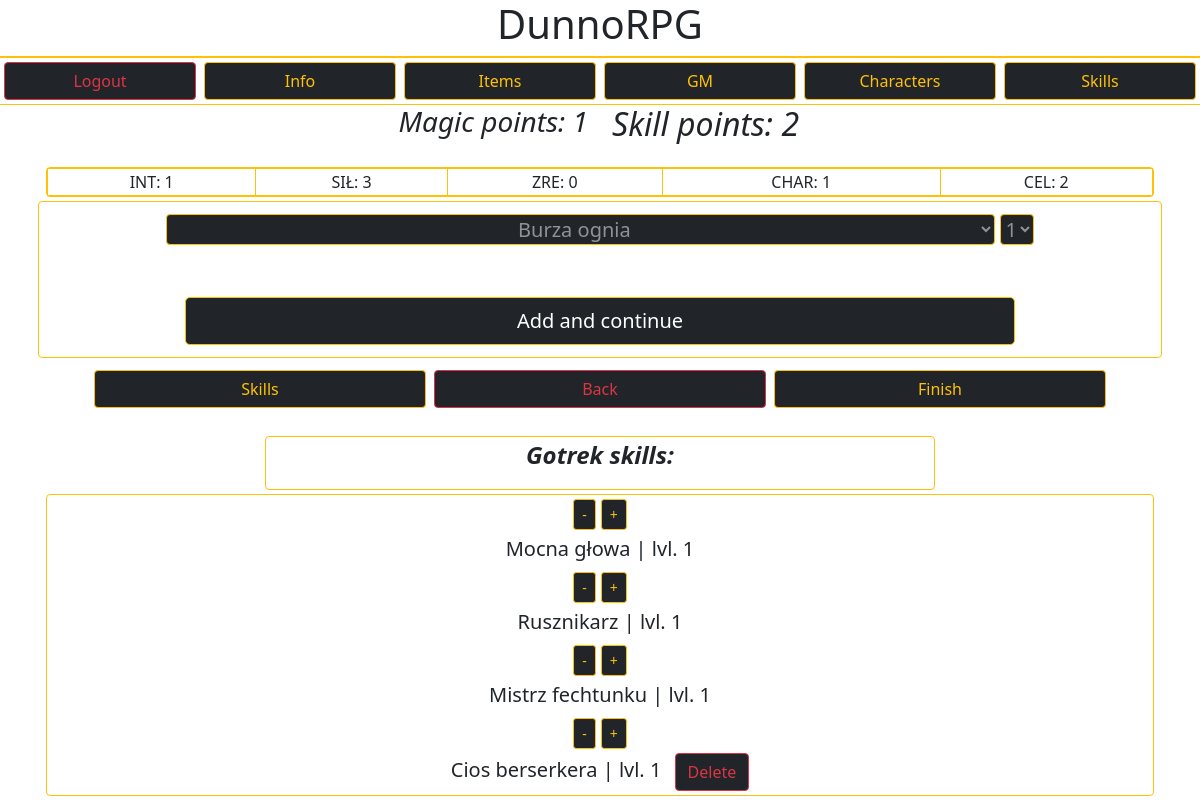
Screenshot of /dunnorpg/character_add_skills/67/ (signed in) with the database file from the repository.
### DunnoRPG/models.py (models this page shows, shortened)
class Character(models.Model):
    owner = models.CharField(max_length=100)
    name = models.CharField(max_length=50)
    race = models.CharField(max_length=30)
    size = models.CharField(max_length=2)
    HP = models.IntegerField()
    fullHP = models.IntegerField(null=True)
    Helmet = models.CharField(max_length=50, blank=True)
    Torso = models.CharField(max_length=50, blank=True)
    Gloves = models.CharField(max_length=50, blank=True)
    Boots = models.CharField(max_length=50, blank=True)
    LeftHand = models.CharField(max_length=50, blank=True)
    RightHand = models.CharField(max_length=50, blank=True)
    Side = models.CharField(max_length=50, blank=True)
    INT = models.IntegerField()
    SIŁ = models.IntegerField()
    ZRE = models.IntegerField()
    CHAR = models.IntegerField()
    CEL = models.IntegerField()
    points_left = models.IntegerField(null=True)
    weaponBonus = models.IntegerField(null=True)
    preferredWeapons = models.TextField(null=True)
    unlikedWeapons = models.TextField(null=True)

class Skills(models.Model):
    owner = models.CharField(max_length=50)
    character = models.CharField(max_length=50)
    skill = models.CharField(max_length=50)
    category = models.CharField(max_length=50, null=True)
    level = models.IntegerField(null=True)
    desc = models.TextField(blank=True)

### DunnoRPG/views.py (the view, shortened to what this page needs)
# urls.py: path('character_add_skills/<id>/', views.CharacterSkills.as_view(), name="character_add_skills"),
class CharacterSkills(APIView):
    serializer_class = SkillsSerializer
    template_name = 'character_add_skills.html'
    form_class = CharacterSkillsForm
    renderer_classes = [TemplateHTMLRenderer]
    def get(self,request,id):
        current_user = request.user
        chosen_character = models.Character.objects.filter(owner=current_user, id=id).values()[0]['name']
        character_skills_queryset = models.Skills.objects.all().filter(owner=current_user,character=chosen_character).values()
        skills_count = 0
        skills_count_magical = 0
        current_skills = []
        character_skills = []
        for data in character_skills_queryset:
            character_skills.append({'id': data['id'], 'skill': data['skill'], 'level': data['level'], 'category': data['category']})
        for skill in character_skills:
            cost = int(models.Skills_Decs.objects.filter(name=skill['skill']).values()[0]['cost'])
            current_skills.append(skill['skill'])
            if skill['category'].lower() == 'magical':
                skills_count_magical += skill['level']*cost
            else:
                if skill['category'][1:] != 'free':
                    skills_count += skill['level']*cost
        character_stats = models.Character.objects.filter(owner=current_user, id=id).values()[0]
        skills_points = character_stats['points_left']
        magical_skills_points = character_stats['INT'] - skills_count_magical
        context = {
            'user': current_user,
            'character': chosen_character,
            'character_id': id,
            'character_stats': character_stats,
            'skills': character_skills,
            'skills_count': skills_points,
            'skills_count_magical': magical_skills_points,
            'form': CharacterSkillsForm()
        }
        return Response(context)

### DunnoRPG/forms.py
class CharacterSkillsForm(forms.ModelForm):
    skills_choices = list(Skills_Decs.objects.all().values('name'))
    for x in range(len(skills_choices)):
        skills_choices[x] = (skills_choices[x]['name'], skills_choices[x]['name'])
    skills_choices = sorted(skills_choices)
    skill = forms.ChoiceField(choices=skills_choices,label='',widget=forms.Select(attrs={
        'class': 'text-center w-75 border border-warning bg-dark text-white-50 rounded'
    }))
    lvls = [('1','1'),('2','2'),('3','3'), ('4','4')]
    level = forms.ChoiceField(choices=lvls,label='',widget=forms.Select(attrs={
        'class': 'text-center w-15 border border-warning bg-dark text-white-50 rounded'
    }))
    owner = forms.CharField(max_length=50,label='',widget=forms.TextInput(attrs={
        'value': 'o',
        'class': 'invisible w-0'
    }))
    class Meta:
        model = Skills
        fields = [
            'skill',
            'level',
            'owner'
        ]

### DunnoRPG/templates/character_add_skills.html (shortened to what this page needs)
{% extends 'master.html' %}
 {% block content %}
 {% include 'top_bar.html' %}
<div class='container'>
    <div class='row'>
        <div class='col c-gold fst-italic txt-shadow'>
            {% if skills_count_magical >= 0 %}
                <h3 class='text-end'>Magic points: {{ skills_count_magical }}</h3>
            {% else %}
                <h3 class='text-end'>Magic points: 0</h3>
            {% endif %}
        </div>
        <div class='col c-gold fst-italic txt-shadow'>
        <h2>Skill points: {{ skills_count }}</h2>
        </div>
    </div>
</div>
<div class="container mt-3">
    <div class='row txt-shadow bg-gray border border-warning c-gold rounded text-center m-1'>
        <table>
            <td class='border border-warning'>INT: {{ character_stats.INT }}</td>
            <td class='border border-warning'>SIŁ: {{ character_stats.SIŁ }}</td>
            <td class='border border-warning'>ZRE: {{ character_stats.ZRE }}</td>
            <td class='border border-warning'>CHAR: {{ character_stats.CHAR }}</td>
            <td class='border border-warning'>CEL: {{ character_stats.CEL }}</td>
        </table>
    </div>
    <div class='row'>
        <div class="fs-5 p-2 col bg-gray border border-warning c-gold rounded text-center ms-2 me-2">
            <form method='POST' class='pt-1'>
            {{ form.as_table }}
            <input class="btn btn-dark border border-warning btn-lg w-75 m-1 mt-3" type="submit" value="Add and continue"></input>
            </form>
        </div>
    </div>
 </div>
 <div class='container mt-2'>
    <div class='row text-center ms-5 me-5'>
        <a class='col m-1 btn btn-dark border btn-outline-warning border border-warning' target='_blank' href="{% url 'skills' %}">Skills</a>
        <a class='col m-1 btn btn-dark border btn-outline-danger border border-danger' href="/dunnorpg/character_edit/{{ character_id }}">Back</a>
        <a class='col m-1 btn btn-dark border btn-outline-warning border border-warning' href="{% url 'home' %}">Finish</a>
    </div>
</div>
<div class='container mt-4'>
    <div class='row text-center' style='margin-left: 20%; margin-right: 20%;'>
        <div class='col w-50 c-gold fw-bolder fst-italic fs-4 bg-gray text-center rounded border border-warning'>
            <p>{{ character }} skills:</p>
        </div>
    </div>
</div>
<div class='container'>
    <div class='row m-1'>
        <div class='col rounded fs-5 c-gold bg-gray text-center border border-warning'>
                {% for skill in skills %}
                <a href='downgrade/{{ skill.id }}' class='mt-1 btn btn-sm btn-dark btn-outline-warning w-10'>-</a>
                <a href='upgrade/{{ skill.id }}' class='mt-1 btn btn-sm btn-dark btn-outline-warning w-10'>+</a>
                <p class='m-1'>{{ skill.skill }} | lvl. {{ skill.level }}
                {% if skill.category != '1free' %}
                <a href='delete/{{ skill.id }}' class='ms-2 btn btn-dark btn-outline-danger'>Delete</a>
                {% endif %}
                </p>
                {% endfor %}
        </div>
    </div class='row'>
 </div>
 {% endblock content %}

### rows the page displays
Character: INT "1", SIŁ "3", ZRE "0", CHAR "1", CEL "2", name "Gotrek"
Skills: skill "Mocna głowa"
Skills: skill "Rusznikarz"
Skills: skill "Mistrz fechtunku"
Skills: skill "Cios berserkera"

### other values shown
{{ skills_count_magical }} "1"
{{ skills_count }} "2"
{{ skill.level }} "1" "1" "1" "1"
